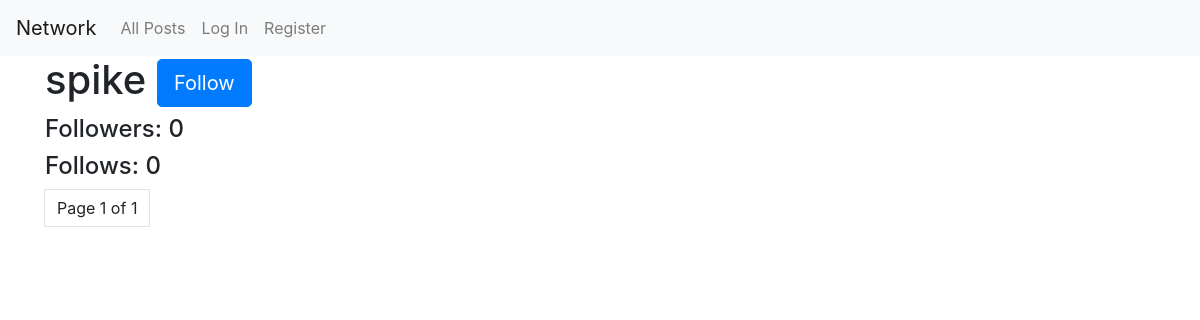
The app's page /users/spike, older data.
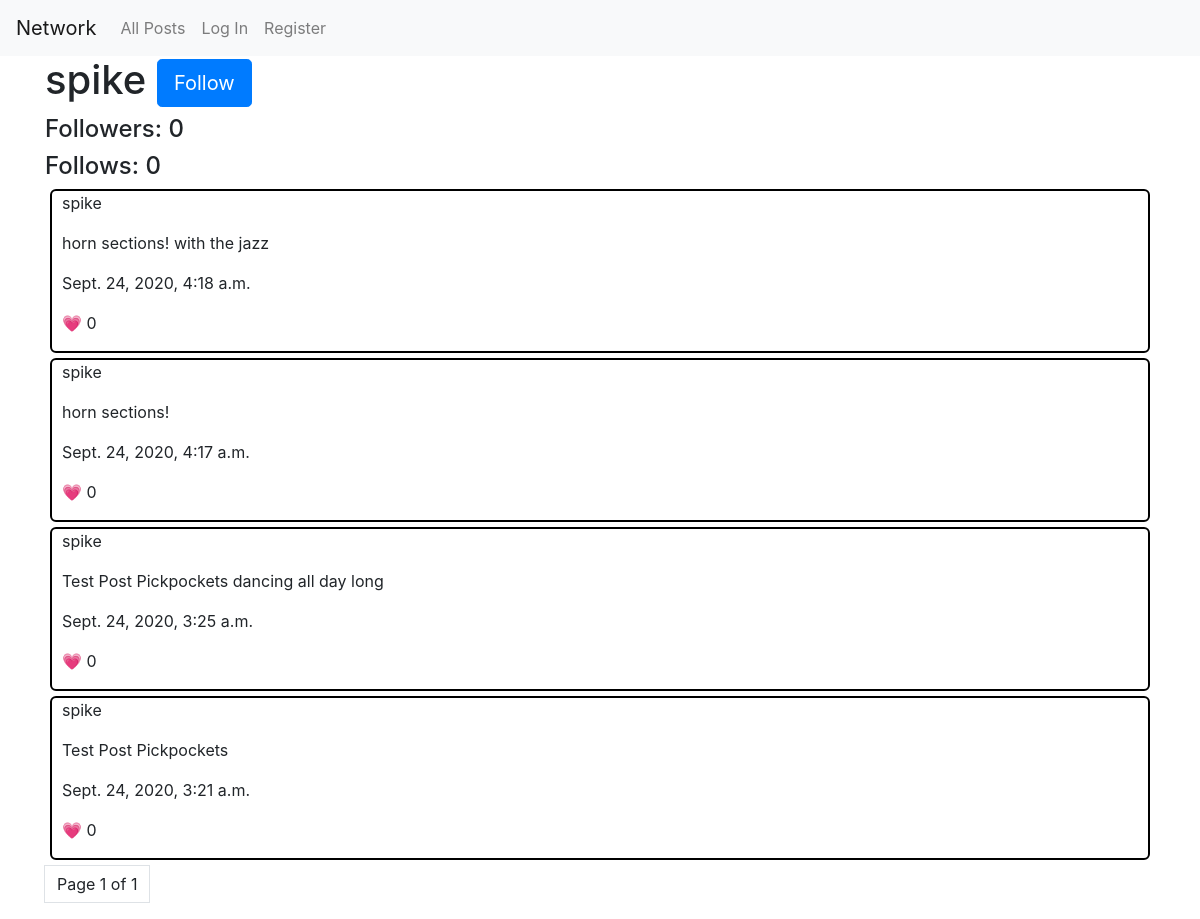
The same page, newer data.
### network/models.py (models this page shows)
class Post(models.Model):
    user = models.ForeignKey("User", on_delete=models.CASCADE, related_name="posts")
    body = models.TextField(blank=True)
    timestamp = models.DateTimeField(auto_now_add=True)
    likes = models.IntegerField(default=0)

class User(AbstractUser):
    pass

### network/views.py (the view)
# urls.py: path("users/<str:username>", views.profile, name="profile"),
def profile(request, username):
    profile = User.objects.get(username=username)
    paginated = Paginator(profile.posts.all().order_by('-timestamp'), 10)
    following = False
    if request.user.is_authenticated:
        for follow in request.user.follows.all():
            if follow.followed.username == username:
                following = True
    follows = len(profile.follows.all())
    followers = len(profile.followers.all())
    page = request.GET.get('page')
    try:
        posts = paginated.page(page)
    except PageNotAnInteger:
        print("pagination exeption 1")
        posts = paginated.page(1)
    except EmptyPage:
        print("pagination exemption 2")
        posts = paginated.page(paginated.num_pages)
    return render(request, "network/profile.html", {
            "username": username,
            "page": page,
            "posts": posts,
            "following": following,
            "follows": follows,
            "followers": followers
            })

### network/templates/network/profile.html (shortened to what this page needs)
{% extends "network/layout.html" %}
{% load static %}
{% block body %}
<div class="container">
  <h1>{{ username }}
  {% if username != request.user.username %}
    {% if following is False %}
      <a class="btn btn-primary btn-lg" href="{% url 'follow' username %}">Follow</a>
    {% else %}
      <a class="btn btn-warning btn-lg" href="{% url 'unfollow' username %}">Un-Follow</a>
    {% endif %}
  {% endif %}
  <h4> Followers: {{ followers }} </h4>
  <h4> Follows: {{ follows }} </h4>
  {% for post in posts%}
  <div class="post">
    <p id="post_user">{{ post.user }}</p>
    <p id="post_body">{{ post.body }}</p>
    <p id="post_timestamp">{{ post.timestamp}}</p>
    <p id="post_likes">&#128151; {{ post.likes }} </p>
  </div>
  {% endfor %}
  {%	include	"network/pagination.html"	with	page=posts	%}
</div>
{% endblock %}

Row changes from the older to the newer data that the page shows:
added Post: user "spike", body "horn sections! with the jazz", timestamp "Sept. 24, 2020, 4:18 a.m.", likes "0"
added Post: user "spike", body "horn sections!", timestamp "Sept. 24, 2020, 4:17 a.m.", likes "0"
added Post: user "spike", body "Test Post Pickpockets dancing all day long", timestamp "Sept. 24, 2020, 3:25 a.m.", likes "0"
added Post: user "spike", body "Test Post Pickpockets", timestamp "Sept. 24, 2020, 3:21 a.m.", likes "0"
